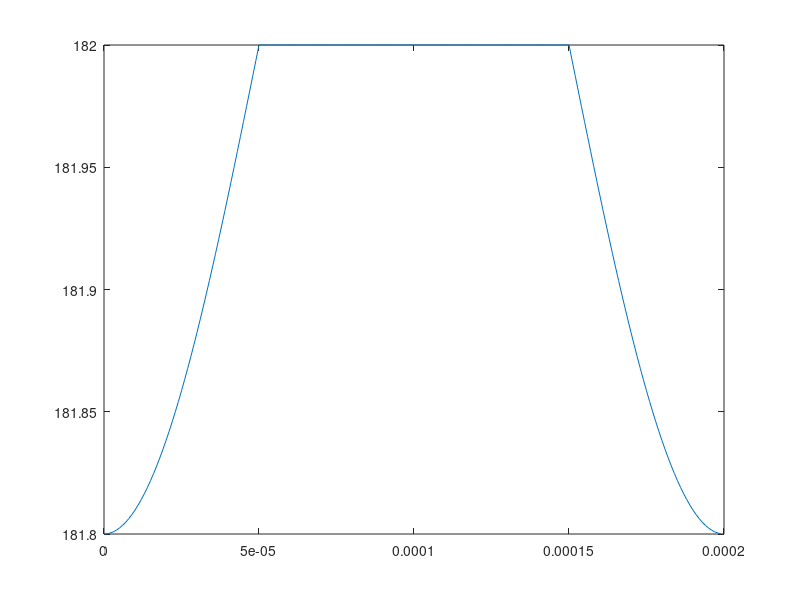

This figure's MATLAB source: (Note: this script raises an error after producing the figure.)
clc
clear
Fs = 1E6;
t = 0:1/Fs:(200-1)/Fs;
Ron = zeros(size(t));
Fin = Fs / 200;
win = Fin * 2*pi;
Ron(1:50) = -0.2*cos(win.*t(1:50))
Ron(151:200) = -0.2*cos(win.*t(151:200));

Ron = Ron + 182;
figure
plot(t, Ron)

a = repmat(Ron,1, 20);
figure
thd(a,Fs)

